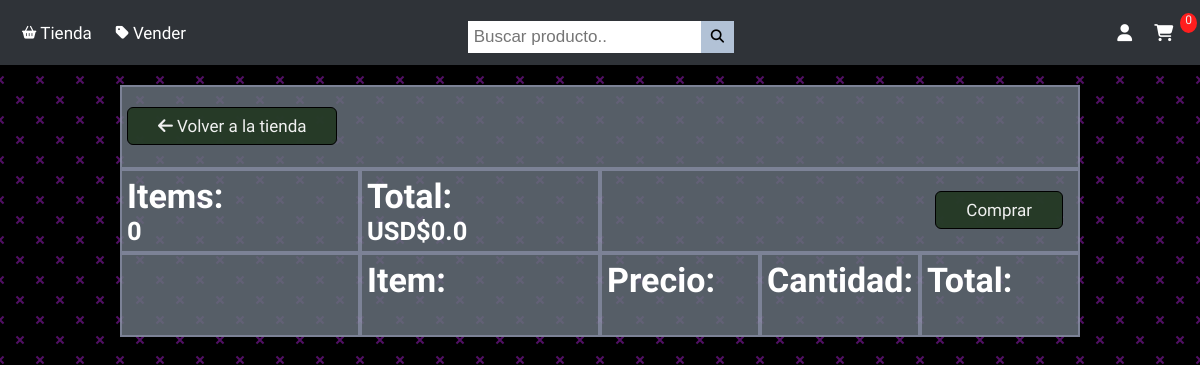
Page /carrito/ (signed in) on the earlier database version.
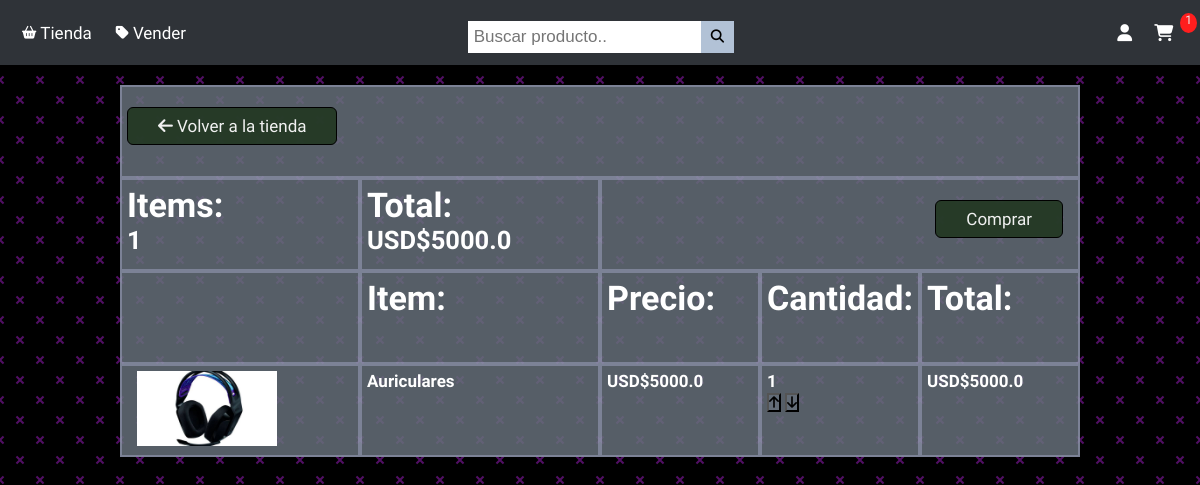
Same page on the later database version.
### usuarios/models.py (models this page shows, shortened)
class Orden(models.Model):
    cliente = models.ForeignKey(Usuario, on_delete=models.SET_NULL, blank=True, null=True)
    Fecha_Orden = models.DateTimeField(auto_now_add=True)
    completado = models.BooleanField(default=False, null=True)
    ID_transaccion = models.CharField(max_length=100, null=True)
    TotalFinal = models.DecimalField(max_digits=13, decimal_places=2, blank=True, null=True)
    ItemsFinal = models.IntegerField(blank=True, null=True)
    @property
    def Items_Carrito(self):
        if self.completado != True:
            ordenitems = self.ordenitem_set.all()
            total = sum([item.Cantidad for item in ordenitems])
            return total
        else:
            return False
    @property
    def Total_Carrito(self):
        if self.completado != True:
            ordenitems = self.ordenitem_set.all()
            total = 0
            for items in ordenitems:
                total2 = items.total_orden()
                total = total + total2
            return total
        else:
            return False

class OrdenItem(models.Model):
    producto = models.ForeignKey(Producto, on_delete=models.CASCADE, blank=True, null=True)
    orden = models.ForeignKey(Orden, on_delete=models.SET_NULL, blank=True, null=True)
    Cantidad = models.IntegerField(default=0, null=True, blank=True)
    Fecha_add = models.DateTimeField(auto_now_add=True)
    def total_orden(self):
        total = self.Cantidad * self.producto.precio
        return total

class Producto(models.Model):
    name = models.CharField(max_length=100, null=True)
    precio = models.DecimalField(max_digits=9, decimal_places=2)
    digital = models.BooleanField(default=False, null=True)
    vendido_por = models.ForeignKey(Usuario, on_delete=CASCADE, null=True)
    imagen = models.ImageField(null=True, blank=True)
    stock = models.IntegerField(default=1)
    descripcion = models.TextField(null=True, blank=True)
    @property
    def ImagenURL(self):
        try:
            url = self.imagen.url
        except:
            url =''
        return url

### usuarios/views.py (the view)
# urls.py: path('carrito/', views.Carrito, name="carrito"),
@login_required(login_url='login')
def Carrito(request):
    if request.user.is_authenticated:
        cliente = request.user.usuario
        orden, creada = Orden.objects.get_or_create(cliente=cliente, completado=False)
        OrdenItems = orden.ordenitem_set.all()
        cartItems = orden.Items_Carrito
    else:
        OrdenItems = []
        orden = {'Items_Carrito':0, 'Total_Carrito':0, 'shipping':False}
        cartItems = orden['Total_Carrito']
    context = {'OrdenItems':OrdenItems, 'orden':orden, 'cartItems': cartItems}
    return render(request, 'usuarios/Carrito.html', context)

### usuarios/templates/usuarios/Carrito.html (shortened to what this page needs)
{% extends 'usuarios/base.html' %}
{% load static %}
{% block content %}
<div class="Grid-Cart">
    <div class="Caja c1">
        <a href="{% url 'home' %}"><i class="fa-solid fa-arrow-left"></i> Volver a la tienda</a>
    </div>
    <div class="Caja">
        <h1 class="ChH1">Items:</h1>
        <h2>{{orden.Items_Carrito}}</h2>
    </div>
    <div class="Caja">
        <h1 class="ChH1">Total:</h1>
        <h2>USD${{orden.Total_Carrito|floatformat:1}}</h2>
    </div>
    <div class="Caja c4">
        <a href="{% url 'Checkout' %}">Comprar</a>
    </div>
    <div class="Caja">
    </div>
    <div class="Caja">
        <h1 class="ChH1">Item:</h1>
    </div>
    <div class="Caja">
        <h1 class="ChH1">Precio:</h1>
    </div>
    <div class="Caja">
        <h1 class="ChH1">Cantidad:</h1>
    </div>
    <div class="Caja">
        <h1 class="ChH1">Total:</h1>
    </div>
    {% for Items in OrdenItems%}
    <div class="Caja">
        {% if Items.producto.ImagenURL%}
        <img class="row-image" src="{{Items.producto.ImagenURL}}" alt="Card 1">
        {% else %}
        <img class="row-image" src="{% static 'images/placeholder.png' %}" alt="">
        {% endif %}
    </div>
    <div class="Caja">
        <h4>{{Items.producto.name}}</h4>
    </div>
    <div class="Caja">
        <h4>USD${{Items.producto.precio|floatformat:1}}</h4>
    </div>
    <div class="Caja">
        <h4>{{Items.Cantidad}} </h4>
        <button data-producto="{{Items.producto.id}}" data-action="add" class="flechita Actu-Carrito"><i class="fa-solid fa-arrow-up"></i></button>
        <button data-producto="{{Items.producto.id}}" data-action="remove" class="flechita Actu-Carrito"><i class="fa-solid fa-arrow-down"></i></button>
    </div>
    <div class="Caja">
        <h4>USD${{Items.total_orden|floatformat:1}} </h4>
    </div>
    {% endfor %}
</div>
{% endblock %}

### usuarios/templates/usuarios/base.html (shortened to what this page needs)
<!DOCTYPE html>
<html lang="en">
<head>
    <link rel="stylesheet" href="https://cdnjs.cloudflare.com/ajax/libs/font-awesome/6.1.1/css/all.min.css">
    {% load static %}
    <link rel="stylesheet" type="text/css" href="{% static 'css/styles.css'%}">
</head>
<body>
    <div class="container">
        <nav class="nav-main">
            <ul class="nav-menu">
                <li>
                    <a href="{% url 'home' %}"><i class="fa-solid fa-basket-shopping fa-xs"
                            style="margin-right: 4px;"></i>Tienda</a>
                </li>
                <li>
                    {% if request.user.usuario.vendedor == True %}
                    <a href="{% url 'vender' %}" class="vender"><i class="fa-solid fa-tag fa-sm"
                            style="margin-right: 4px;"></i>Vender</a>
                    {% endif %}
                </li>
            </ul>
            <ul class="nav-menu">
                <div class="search-conteiner">
                    <form method="POST" action="{% url 'Buscar_Productos' %}">
                        <input type="text" placeholder="Buscar producto.." name="search">
                        <button type="submit" class="lupa"><i class="fa-solid fa-magnifying-glass"></i></button>
                    </form>
                </div>
            </ul>
            <ul class="nav-menu-right">
                {% if user.is_authenticated %}
                <li class="dropdown">
                    <i class="fa-solid fa-user"></i>
                </li>
                <li>
                    <a href="{% url 'carrito' %}">
                        <i class="fa-solid fa-cart-shopping"></i>
                    </a>
                </li>
                <p class="cart-count">{{cartItems}}</p>
                {% else %}
                <a href="{% url 'login' %}" class="login">Login</a>
                {% endif %}
            </ul>
        </nav>
        {% block content %}
        {% endblock %}
    </div>
</body>
</html>

### usuarios/static/css/styles.css (style rules this page uses)
* { box-sizing: border-box; margin: 0; padding: 0; }
ul { text-align: center; list-style: inside; }
body { background: #000000; color: #ffffff; font-size: 16px; font-family: 'Oswald', sans-serif; }
ul { list-style-type: none; }
a { color: #ffffff; text-decoration: none; }
.container { width: 100%; margin: auto; }
.nav-main { font-size: 17px; display: flex; justify-content: space-between; align-items: center; height: 65px; padding: 20px 0px; background: #2f3338; position: sticky; top: 0; }
.nav-main ul { display: flex; }
.nav-main ul li { padding: 10px; }
.nav-main ul li a { padding: 2px; }
.nav-main ul.nav-menu { flex: 1; margin-left: 10px; }
.lupa { float: right; padding: 8.5px 10px; margin-top: 8px; background: #b2c2d6; border: none; cursor: pointer; }
.search-conteiner input[type=text] { padding: 6px; margin-top: 8px; margin-left: -8vw; font-size: 17px; border: none; }
.dropdown { position: relative; display: inline-block; }
.cart-count { font-size: 12px; background: rgb(255, 30, 30); color: #ececec; padding: 0 5px; height: 20px; margin-right: 3px; margin-left: -5px; border-radius: 50%; vertical-align: top; }
.Grid-Cart { display: grid; grid-template-columns: 25% 25% repeat(3, 1fr); grid-template-rows: repeat(5, 1fr); width: 80%; padding-top: 20px; padding-bottom: 20px; margin: auto; }
.Caja { border: 2px solid rgba(208, 208, 252, 0.315); background-color: #666f7ad8; text-align: left; font-size: 17px; padding: 5px; }
.c1 { grid-column: 1/6; }
.c1 a { background-color: #213621e5; border: 1px solid black; border-radius: 6px; color: rgb(241, 241, 241); padding: 8px 30px; text-decoration: none; margin-right: 10px; margin-top: 15px; display: inline-block; }
.c4 { grid-column: 3/6; text-align: right; }
.c4 a { background-color: #213621e5; border: 1px solid black; border-radius: 6px; color: rgb(241, 241, 241); padding: 8px 30px; text-decoration: none; margin-right: 10px; margin-top: 15px; display: inline-block; }
.row-image { width: 150px; height: 75px; padding-left: 10px; }
.flechita { color: #000000; }
.Caja button { background: #666f7ad8; cursor: pointer; }

Differences in the rows shown:
computed for Orden: Items_Carrito "0" → "1"; Total_Carrito "0.0" → "5000.0"
added OrdenItem: producto.ImagenURL (picture), producto.name "Auriculares", producto.precio "5000.0", Cantidad "1", total_orden "5000.0"
Other differences:
{{ cartItems }}: "0" → "1"
